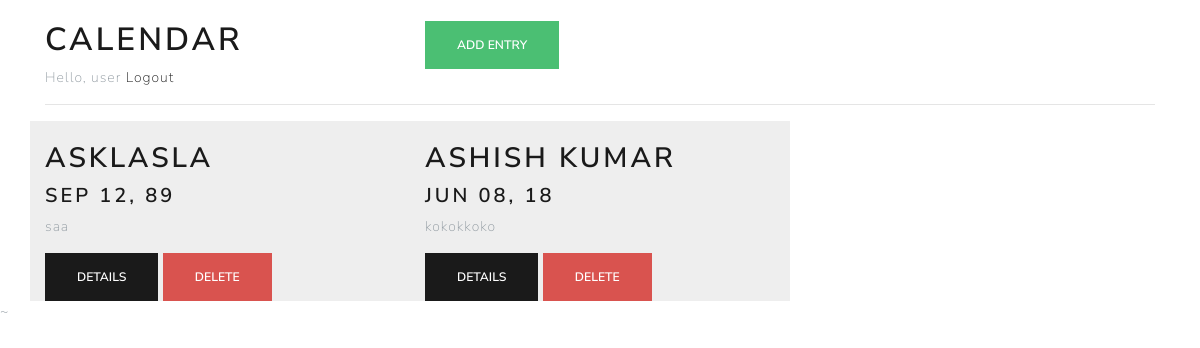
Page /calendar (signed in) on the committed database.
### myapp/models.py (models this page shows, shortened)
class Entry(models.Model):
	name = models.CharField(max_length=100)
	author = models.ForeignKey(User,on_delete=models.CASCADE)
	date = models.DateTimeField()
	description = models.TextField()
	created = models.DateTimeField(auto_now_add=True)

### myapp/views.py (the view)
# urls.py: url(r'^calendar',views.calendar,name='calendar'),
@login_required
def calendar(request):
    entries = Entry.objects.filter(author=request.user)
    endict = {'entries':entries}
    return render(request, 'myapp/calendar.html', endict)

### myapp/templates/myapp/calendar.html
{% extends 'myapp/base.html' %}
{% block content %}
<div class= "container">
  <br/>
  <div class="row">
    <div class= "col-lg-4">
      <h1>calendar</h1>
      {% if request.user.is_authenticated %}
      <span> Hello, {{ request.user.username }} </span>
      <a href="/logout">Logout</a>
      {% endif %}
    </div>
    <div class= "col-lg-8">
      <button onclick="window.location='{% url 'add' %}'"type="button" class="btn btn-success">Add Entry</button>
    </div>
  </div>
	<hr/>
  <div class="row">
    {% for entry in entries %}
    {% include 'myapp/_calendar_entry.html' %}
    {% endfor %}
  </div>
</div>
{% endblock %}

### myapp/templates/myapp/_calendar_entry.html
<div class="calendar_entry col-lg-4">
        <br/>
        <h2> {{entry.name}} </h2>
        <h4> {{entry.date | date:"M d, y"}}</h2>
        <p>{{entry.description | truncatechars:150}}</p>
        <button onclick="window.location='{% url 'details' pk=entry.id %}'	"  class='btn btn-primary'> Details </button>
        <button data-id="{{ entry.id }}" onclick="deleteCalendarEntry(this)" class='btn btn-danger'> Delete </button>
    </div>

### myapp/static/myapp/css/style.css (style rules this page uses)
.calendar_entry { background-color: #eeeeee; }
body, html { width:100%; display: grid; }

### rows in the picture
Entry: name "ASKLASLA", date "SEP 12, 89", description "saa"
Entry: name "ASHISH KUMAR", date "JUN 08, 18", description "kokokkoko"

### other values in the picture
{{ request.user.username }} "user"
